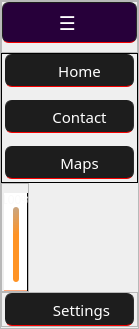
                 <widget class="QFrame" name="leftMenuFrame">
                  <property name="sizePolicy">
                   <sizepolicy hsizetype="Minimum" vsizetype="Preferred">
                    <horstretch>0</horstretch>
                    <verstretch>0</verstretch>
                   </sizepolicy>
                  </property>
                  <property name="maximumSize">
                   <size>
                    <width>32</width>
                    <height>16777215</height>
                   </size>
                  </property>
                  <property name="styleSheet">
                   <string notr="true">QFame {
	border-image: url(:/newPrefix/leftmenu.jpg);
	background-color: rgb(29, 29, 29);
border-radius:5px;
	background-image: url(:/newPrefix/MenuBgm.jfif);

}

QFrame{
background-image: url(:/newPrefix/leftmenu.jpg);

}
</string>
                  </property>
                  <property name="frameShape">
                   <enum>QFrame::StyledPanel</enum>
                  </property>
                  <property name="frameShadow">
                   <enum>QFrame::Raised</enum>
                  </property>
                  <layout class="QVBoxLayout" name="verticalLayout_4">
                   <property name="spacing">
                    <number>0</number>
                   </property>
                   <property name="leftMargin">
                    <number>0</number>
                   </property>
                   <property name="topMargin">
                    <number>0</number>
                   </property>
                   <property name="rightMargin">
                    <number>0</number>
                   </property>
                   <property name="bottomMargin">
                    <number>1</number>
                   </property>
                   <item>
                    <widget class="QFrame" name="frame">
                     <property name="frameShape">
                      <enum>QFrame::StyledPanel</enum>
                     </property>
                     <property name="frameShadow">
                      <enum>QFrame::Raised</enum>
                     </property>
                     <layout class="QHBoxLayout" name="horizontalLayout_12">
                      <property name="leftMargin">
                       <number>0</number>
                      </property>
                      <property name="topMargin">
                       <number>0</number>
                      </property>
                      <property name="rightMargin">
                       <number>0</number>
                      </property>
                      <item alignment="Qt::AlignVCenter">
                       <widget class="QPushButton" name="Men_button">
                        <property name="sizePolicy">
                         <sizepolicy hsizetype="Preferred" vsizetype="Fixed">
                          <horstretch>0</horstretch>
                          <verstretch>0</verstretch>
                         </sizepolicy>
                        </property>
                        <property name="minimumSize">
                         <size>
                          <width>0</width>
                          <height>41</height>
                         </size>
                        </property>
                        <property name="font">
                         <font>
                          <family>MS Reference Sans Serif</family>
                          <pointsize>14</pointsize>
                         </font>
                        </property>
                        <property name="toolTip">
                         <string>&lt;html&gt;&lt;head/&gt;&lt;body&gt;&lt;p&gt;Expand Menu&lt;/p&gt;&lt;/body&gt;&lt;/html&gt;</string>
                        </property>
                        <property name="styleSheet">
                         <string notr="true">QPushButton{
	color: rgb(255, 255, 255);
	background-color: rgb(39, 0, 58);
    border-radius:7px;
	border-width:1px;
	border-style:Inset;
	background-image: url(:/newPrefix/user2.png);
	border-color: rgb(29, 29, 29);
	border-bottom-color: rgb(163, 0, 0);

}


QPushButton::hover{
	background-color: rgb(85, 85, 85);
	background-image: url(:/newPrefix/user2.png);
	border-width:2px;
	border-style:Inset;
	border-color: rgb(29, 29, 29);
	border-bottom-color: rgb(0, 255, 0);
}</string>
                        </property>
                        <property name="text">
                         <string>☰ </string>
                        </property>
                       </widget>
                      </item>
                     </layout>
                    </widget>
                   </item>
                   <item>
                    <widget class="QFrame" name="Account">
                     <property name="styleSheet">
                      <string notr="true">QFrame{

background-color: rgb(200, 142, 27);


	background-color: qlineargradient(spread:pad, x1:0, y1:0, x2:1, y2:1, stop:0 rgba(0, 0, 0, 0), stop:1 rgba(255, 255, 255, 0));
}

</string>
                     </property>
                     <property name="frameShape">
                      <enum>QFrame::StyledPanel</enum>
                     </property>
                     <property name="frameShadow">
                      <enum>QFrame::Raised</enum>
                     </property>
                     <layout class="QVBoxLayout" name="verticalLayout_3">
                      <property name="spacing">
                       <number>3</number>
                      </property>
                      <property name="leftMargin">
                       <number>3</number>
                      </property>
                      <property name="topMargin">
                       <number>0</number>
                      </property>
                      <property name="rightMargin">
                       <number>3</number>
                      </property>
                      <property name="bottomMargin">
                       <number>3</number>
                      </property>
                      <item>
                       <layout class="QGridLayout" name="gridLayout_3">
                        <property name="verticalSpacing">
                         <number>13</number>
                        </property>
                        <item row="3" column="0">
                         <widget class="QPushButton" name="Account_button">
                          <property name="sizePolicy">
                           <sizepolicy hsizetype="Fixed" vsizetype="Fixed">
                            <horstretch>0</horstretch>
                            <verstretch>0</verstretch>
                           </sizepolicy>
                          </property>
                          <property name="minimumSize">
                           <size>
                            <width>129</width>
                            <height>33</height>
                           </size>
                          </property>
                          <property name="font">
                           <font>
                            <family>MS Reference Sans Serif</family>
                            <pointsize>11</pointsize>
                           </font>
                          </property>
                          <property name="toolTip">
                           <string>&lt;html&gt;&lt;head/&gt;&lt;body&gt;&lt;p&gt;Account&lt;/p&gt;&lt;/body&gt;&lt;/html&gt;</string>
                          </property>
                          <property name="styleSheet">
                           <string notr="true">QPushButton{
	color: rgb(255, 255, 255);
	background-color: rgb(29, 29, 29);
	border-radius:7px;
	padding-left:20px;
	border-width:1px;
	border-style:Inset;

	
	background-image: url(:/newPrefix/cil-location-pin.png);
	background-repeat:none;
	background-position:left;
	
	border-color: rgb(29, 29, 29);
	border-bottom-color: rgb(163, 0, 0);



}

QPushButton::hover{
	color: rgb(0, 0, 0);
	background-color: rgb(85, 170, 255);
	background-image: url(:/newPrefix/resources/icons/cil-user.png);
	background-repeat:none;
	background-position:left;
	border-width:1px;
	border-style:Inset;
	border-color: rgb(29, 29, 29);
	border-bottom-color: rgb(0, 255, 0);

}</string>
                          </property>
                          <property name="text">
                           <string>Maps</string>
                          </property>
                         </widget>
                        </item>
                        <item row="1" column="0">
                         <widget class="QPushButton" name="Home_button">
                          <property name="sizePolicy">
                           <sizepolicy hsizetype="Fixed" vsizetype="Fixed">
                            <horstretch>0</horstretch>
                            <verstretch>0</verstretch>
                           </sizepolicy>
                          </property>
                          <property name="minimumSize">
                           <size>
                            <width>129</width>
                            <height>33</height>
                           </size>
                          </property>
                          <property name="font">
                           <font>
                            <family>MS Reference Sans Serif</family>
                            <pointsize>11</pointsize>
                           </font>
                          </property>
                          <property name="toolTip">
                           <string>&lt;html&gt;&lt;head/&gt;&lt;body&gt;&lt;p&gt;Home&lt;/p&gt;&lt;/body&gt;&lt;/html&gt;</string>
                          </property>
                          <property name="styleSheet">
                           <string notr="true">QPushButton{
	color: rgb(255, 255, 255);
	background-color: rgb(29, 29, 29);
border-radius:7px;
	padding-left:20px;
	border-width:1px;
	border-style:Inset;
	background-image: url(:/newPrefix/cil-home.png);
	background-repeat:none;
	background-position:left;
	
	border-color: rgb(29, 29, 29);
	border-bottom-color: rgb(163, 0, 0);
/* This is a commentl*/



}

QPushButton::hover{
	color: rgb(0, 0, 0);
	background-color: rgb(85, 170, 255);
	border-width:1px;
	border-style:Inset;
	border-color: rgb(29, 29, 29);
	border-bottom-color: rgb(0, 255, 0);

}</string>
                          </property>
                          <property name="text">
                           <string>Home</string>
                          </property>
                         </widget>
                        </item>
                        <item row="2" column="0">
                         <widget class="QPushButton" name="Contact_button">
                          <property name="sizePolicy">
                           <sizepolicy hsizetype="Fixed" vsizetype="Fixed">
                            <horstretch>0</horstretch>
                            <verstretch>0</verstretch>
                           </sizepolicy>
                          </property>
                          <property name="minimumSize">
                           <size>
                            <width>129</width>
                            <height>33</height>
                           </size>
                          </property>
                          <property name="font">
                           <font>
                            <family>MS Reference Sans Serif</family>
                            <pointsize>11</pointsize>
                           </font>
                          </property>
                          <property name="toolTip">
                           <string>&lt;html&gt;&lt;head/&gt;&lt;body&gt;&lt;p&gt;Mail&lt;/p&gt;&lt;/body&gt;&lt;/html&gt;</string>
                          </property>
                          <property name="styleSheet">
                           <string notr="true">QPushButton{
	color: rgb(255, 255, 255);
	background-color: rgb(29, 29, 29);
border-radius:7px;
	padding-left:20px;
	border-width:1px;
	border-style:Inset;
	background-image: url(:/newPrefix/cil-envelope-closed.png);
	background-repeat:none;
	background-position:left;
	
	border-color: rgb(29, 29, 29);
	border-bottom-color: rgb(163, 0, 0);



}

QPushButton::hover{
	color: rgb(0, 0, 0);
	background-color: rgb(85, 170, 255);
	border-width:1px;
	border-style:Inset;
	border-color: rgb(29, 29, 29);
	border-bottom-color: rgb(0, 255, 0);

}</string>
                          </property>
                          <property name="text">
                           <string>Contact</string>
                          </property>
                         </widget>
                        </item>
                       </layout>
                      </item>
                     </layout>
                    </widget>
                   </item>
                   <item alignment="Qt::AlignLeft">
                    <widget class="QFrame" name="frame_3">
                     <property name="sizePolicy">
                      <sizepolicy hsizetype="Preferred" vsizetype="Expanding">
                       <horstretch>0</horstretch>
                       <verstretch>0</verstretch>
                      </sizepolicy>
                     </property>
                     <property name="minimumSize">
                      <size>
                       <width>0</width>
                       <height>0</height>
                      </size>
                     </property>
                     <property name="frameShape">
                      <enum>QFrame::StyledPanel</enum>
                     </property>
                     <property name="frameShadow">
                      <enum>QFrame::Raised</enum>
                     </property>
                     <layout class="QHBoxLayout" name="horizontalLayout_21">
                      <property name="leftMargin">
                       <number>2</number>
                      </property>
                      <property name="rightMargin">
                       <number>0</number>
                      </property>
                      <property name="bottomMargin">
                       <number>0</number>
                      </property>
                      <item>
                       <widget class="QProgressBar" name="search_progress">
                        <property name="sizePolicy">
                         <sizepolicy hsizetype="Fixed" vsizetype="Preferred">
                          <horstretch>0</horstretch>
                          <verstretch>0</verstretch>
                         </sizepolicy>
                        </property>
                        <property name="maximumSize">
                         <size>
                          <width>24</width>
                          <height>16777215</height>
                         </size>
                        </property>
                        <property name="styleSheet">
                         <string notr="true">QProgressBar{
	
	color: rgb(250, 250, 250);
text-align:top;
padding-top:5px;
border-style:inset;
border-width:1px;
	border-color: qlineargradient(spread:pad, x1:0, y1:0, x2:1, y2:1, stop:0 rgba(0, 0, 0, 0), stop:1 rgba(255, 255, 255, 0));
	border-bottom-color: rgb(255, 85, 0);

}

QProgressBar::chunk{
margin:8px;
	background-color: qlineargradient(spread:pad, x1:0.534, y1:0, x2:0.551, y2:0.369409, stop:0 rgba(146, 74, 0, 126), stop:1 rgba(255, 129, 0, 219));
border-radius:3px;

}</string>
                        </property>
                        <property name="value">
                         <number>100</number>
                        </property>
                        <property name="alignment">
                         <set>Qt::AlignCenter</set>
                        </property>
                        <property name="orientation">
                         <enum>Qt::Vertical</enum>
                        </property>
                        <property name="invertedAppearance">
                         <bool>false</bool>
                        </property>
                        <property name="textDirection">
                         <enum>QProgressBar::TopToBottom</enum>
                        </property>
                        <property name="format">
                         <string>%p%</string>
                        </property>
                       </widget>
                      </item>
                     </layout>
                    </widget>
                   </item>
                   <item>
                    <widget class="QFrame" name="frame_5">
                     <property name="frameShape">
                      <enum>QFrame::StyledPanel</enum>
                     </property>
                     <property name="frameShadow">
                      <enum>QFrame::Raised</enum>
                     </property>
                     <layout class="QHBoxLayout" name="horizontalLayout_11">
                      <property name="spacing">
                       <number>3</number>
                      </property>
                      <property name="leftMargin">
                       <number>3</number>
                      </property>
                      <property name="topMargin">
                       <number>0</number>
                      </property>
                      <property name="rightMargin">
                       <number>3</number>
                      </property>
                      <property name="bottomMargin">
                       <number>0</number>
                      </property>
                      <item>
                       <widget class="QPushButton" name="Settings_button">
                        <property name="sizePolicy">
                         <sizepolicy hsizetype="Fixed" vsizetype="Fixed">
                          <horstretch>0</horstretch>
                          <verstretch>0</verstretch>
                         </sizepolicy>
                        </property>
                        <property name="minimumSize">
                         <size>
                          <width>129</width>
                          <height>33</height>
                         </size>
                        </property>
                        <property name="font">
                         <font>
                          <family>MS Reference Sans Serif</family>
                          <pointsize>11</pointsize>
                         </font>
                        </property>
                        <property name="toolTip">
                         <string>&lt;html&gt;&lt;head/&gt;&lt;body&gt;&lt;p&gt;Settings&lt;/p&gt;&lt;/body&gt;&lt;/html&gt;</string>
                        </property>
                        <property name="styleSheet">
                         <string notr="true">QPushButton{
	color: rgb(255, 255, 255);
	background-color: rgb(29, 29, 29);
	border-radius:7px;
	padding-left:24px;
	border-width:1px;
	border-style:Inset;
	background-image: url(:/newPrefix/cil-settings.png);
	background-repeat:None;
	background-position:left;
	border-color: rgb(29, 29, 29);
	border-bottom-color: rgb(163, 0, 0);


}

QPushButton::hover{
	color: rgb(0, 0, 0);
	background-color: rgb(85, 170, 255);
	border-width:2px;
	border-style:Inset;
	border-color: rgb(29, 29, 29);
	border-bottom-color: rgb(0, 255, 0);

}</string>
                        </property>
                        <property name="text">
                         <string>Settings</string>
                        </property>
                       </widget>
                      </item>
                     </layout>
                    </widget>
                   </item>
                  </layout>
                 </widget>
